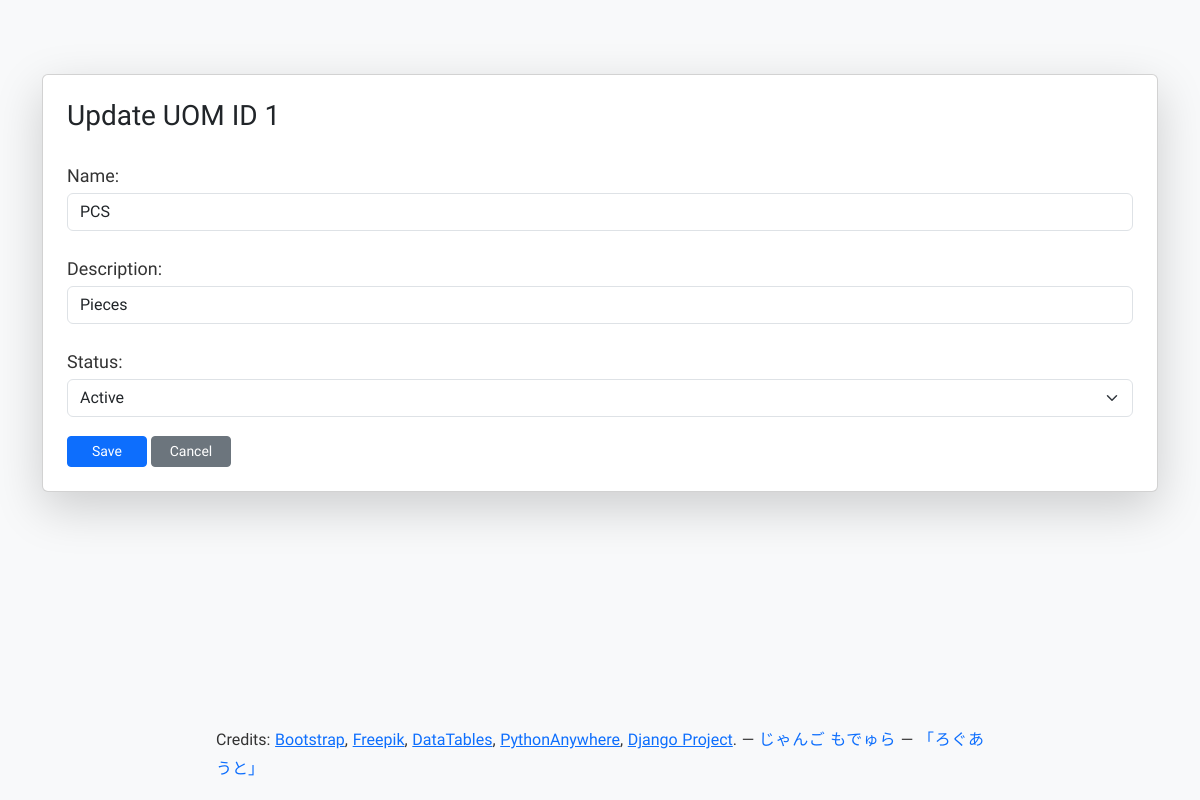
The app's page /uom/update/1/ (signed in) with its own data.
### apps/uom/models.py (models this page shows, shortened)
class StockItemUOM(models.Model):
    STATUS_CHOICES = [
        (1, 'Active'),
        (2, 'Inactive'),
    ]
    id = models.AutoField(primary_key=True)
    name = models.CharField(max_length=255, unique=True)
    description = models.TextField(null=True, blank=True)
    status = models.IntegerField(choices=STATUS_CHOICES, default=1)
    created_at = models.DateTimeField()
    updated_at = models.DateTimeField()
    class Meta:
        db_table = 'stock_items_uom'
        managed = False # <-- IMPORTANT: do NOT create or change table

### apps/uom/views.py (the view)
# urls.py: path('update/<int:pk>/', views.update_record, name='update'),
@login_required
def update_record(request, pk):
    record = get_object_or_404(StockItemUOM, pk=pk)
    if not (request.user.is_superuser or request.user.groups.filter(name='Admin').exists()):
        messages.warning(request, "You do not have permission to edit UOM records.")
        return redirect('uom:index')
    if request.method == 'POST':
        form = StockItemUOMForm(request.POST, instance=record)
        if form.is_valid():
            updated = form.save(commit=False)
            updated.updated_at = timezone.now()
            updated.save()
            return redirect('uom:index')
    else:
        form = StockItemUOMForm(instance=record)
    return render(request, 'uom/form.html', {
        'title': f'Update UOM ID {record.id}',
        'form': form,
    })

### apps/uom/forms.py
class StockItemUOMForm(forms.ModelForm):
    STATUS_CHOICES = [
        (1, 'Active'),
        (2, 'Inactive'),
    ]
    status = forms.ChoiceField(
        choices=STATUS_CHOICES,
        widget=forms.Select(attrs={'class': 'form-select'})
    )
    class Meta:
        model = StockItemUOM
        fields = ['name', 'description', 'status']
        widgets = {
            'name': forms.TextInput(attrs={'class': 'form-control'}),
            'description': forms.TextInput(attrs={'class': 'form-control'}),
        }

### apps/uom/templates/uom/form.html (shortened to what this page needs)
{% extends 'base.html' %}
{% block content %}
<div class="card shadow-lg p-4 mb-3">
    <h3 class="mb-4">{{ title }}</h3>
    <form method="post">
        {{ form.as_p }}
        <button type="submit" class="btn btn-primary btn-sm">Save</button>
        <a href="{% url 'uom:index' %}" class="btn btn-secondary btn-sm">Cancel</a>
    </form>
</div>
{% endblock %}

### static/css/style.css (style rules this page uses)
body { font-family: "Neucha", Arial, Helvetica, sans-serif; line-height: 1.7; color: #222; background-color: #fff; padding-top: 50px; }
p { font-size: 1.25rem; line-height: 1.8; font-weight: 400; color: #333; margin-bottom: 1.2rem; text-align: justify; }
table, table td, table th, button, select, select option, label { font-family: "Neucha", Arial, Helvetica, sans-serif; font-size: 1.12rem; line-height: 1.55; font-weight: 400; color: #333; }
.card { max-width: 100%; width: 1280px; margin: 0 auto; background-color: #fff; }
.btn-sm { min-width: 80px; }
html, body { height: 100%; }
body.d-flex.flex-column { min-height: 100vh; }
body { display: flex; flex-direction: column; }

### records on screen
StockItemUOM: name "PCS", description "Pieces", status "Active"

### other values on screen
{{ title }} "Update UOM ID 1"
